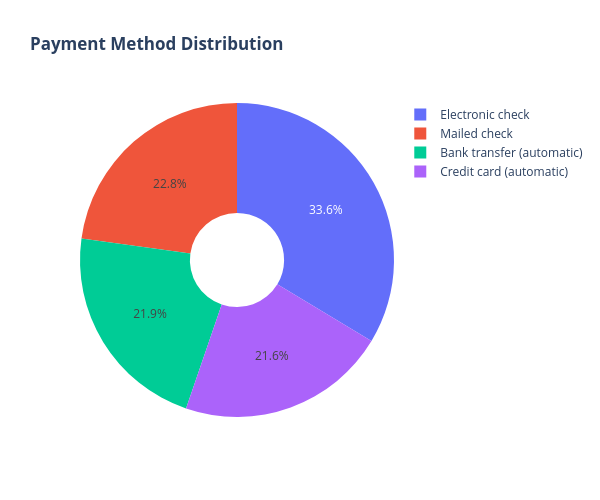

The cell this chart's notebook holds for it:
### Code cell
labels = df['PaymentMethod'].unique()
values = df['PaymentMethod'].value_counts()

fig = go.Figure(data=[go.Pie(labels=labels, values=values, hole=.3)])
fig.update_layout(height=500, width=600, title_text="<b>Payment Method Distribution</b>")
fig.show()

### Figure 1 — Plotly figure (JSON) as saved in the notebook; plotly's stock layout.template omitted (floating-point values rounded to 4 significant figures)
{"data": [{"hole": 0.3, "labels": ["Electronic check", "Mailed check", "Bank transfer (automatic)", "Credit card (automatic)"], "type": "pie", "values": [2365, 1604, 1542, 1521]}], "layout": {"height": 500, "title": {"text": "<b>Payment Method Distribution</b>"}, "width": 600}}
